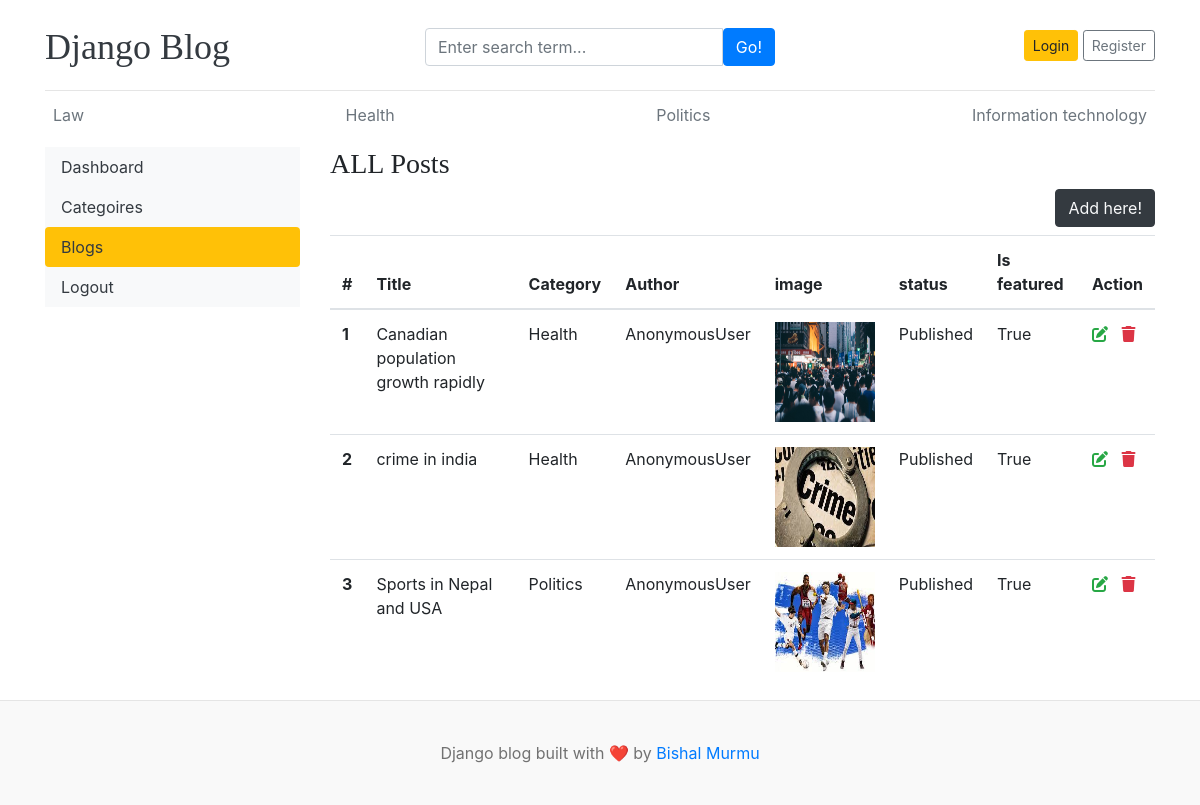
Page /dashboard/blogs/ on the committed database.
### bapp/models.py (models this page shows, shortened)
class Category(models.Model):
    category_name=models.CharField(max_length=50);
    created_at=models.DateTimeField(auto_now_add=True)
    updated_at=models.DateTimeField(auto_now=True)
    class Meta:
        verbose_name_plural = "categories"
    def __str__(self):
        return self.category_name

class Blog(models.Model):
    title=models.CharField(max_length=100)
    slug=models.SlugField(max_length=150,unique=True,blank=True)
    category=models.ForeignKey(Category, on_delete=models.CASCADE)
    author=models.ForeignKey(User,models.CASCADE)
    image=models.ImageField(upload_to='uploads/%Y/%m/%d/')
    descriptions=models.TextField(max_length=500)
    blog_body=models.TextField(max_length=800)
    status=models.CharField( max_length=50,choices=CHOICES_HERE,default="Draft")
    is_featured=models.BooleanField()
    created_at=models.DateTimeField(auto_now_add=True)
    updated_at=models.DateTimeField(auto_now=True)

### dashboard/views.py (the view)
# urls.py: path('blogs/',views.blog,name='blog'),
def blog(request):
    return render(request,'dashboard/blog.html')

### bapp/context_processors.py (called while the page is built)
def get_category(request):
    category=Category.objects.all()
    return dict(category=category)

def get_platforms(request):
    platform=socail_platforms.objects.all()
    return dict(platform=platform)

def blog_post(request):
    all_post=Blog.objects.all()
    return dict(all_post=all_post)

### templates/dashboard/blog.html (shortened to what this page needs)
{% extends 'home/base.html' %}
{% block content %}
<div class='container'>
    <div class='row'>
        {% include  'nav/inclde.html' %}
        <div class='col-md-9'>
            <h3> ALL Posts</h3>
            <a href='{% url 'add_post' %}' class='btn btn-dark text-light float-right mb-2'>Add here!</a>
            <table class="table table-hover">
                <thead>
                  <tr>
                    <th>#</th>
                    <th>Title</th>
                    <th>Category</th>
                    <th>Author</th>
                    <th>image</th>
                    <th>status</th>
                    <th>Is featured</th>
                    <th>Action</th>
                  </tr>
                </thead>
                <tbody>
                {% for post in all_post %}
                  <tr>
                    <th scope="row">{{forloop.counter}}</th>
                    <td>{{post.title}}</td>
                    <td>{{post.category}}</td>
                    <td>{{user}}</td>
                    <td><img src='{{post.image.url}}' style='width:100px;height:100px' ></img></td>
                    <td>{{post.status}}</td>
                    <td>{{post.is_featured}}</td>
                    <td>
                       <a href="{% url 'post_edit' post.id %}"><i class="fa-solid fa-pen-to-square text-success"></i></a>
                       <a href="{% url 'post_delete' post.id %}"> <i class="fa-solid fa-trash text-danger"></i></a>
                    </td>
                  </tr>
                  {% endfor %}
                </tbody>
              </table>
        </div>
    </div>
    </div>
{% endblock %}

### templates/home/base.html (shortened to what this page needs)
{% load static %}
<!DOCTYPE html>
<html lang="en">
<head>
    <link href="https://getbootstrap.com/docs/4.0/dist/css/bootstrap.min.css" rel="stylesheet">
    <link href="{% static 'css/blog.css' %}" rel="stylesheet">
    <link rel="stylesheet" href="https://cdnjs.cloudflare.com/ajax/libs/font-awesome/6.4.2/css/all.min.css" />
  </head>
<body>
    <div class="container">
        <header class="blog-header py-3">
          <div class="row flex-nowrap justify-content-between align-items-center responsive">
            <div class="col-4 pt-1">
              <a class="blog-header-logo text-dark" href="/">Django Blog</a>
            </div>
            <div class="col-4 pt-1 form">
            <form action="{% url 'search' %}" method="GET">
                <div class="input-group">
                    <input class="form-control" type="text" name='search' value="{{keyword}}" placeholder="Enter search term..." aria-label="Enter search term..." aria-describedby="button-search" />
                    <button class="btn btn-primary" id="button-search" type="submit">Go!</button>
                </div>
            </form>
            </div>
            <div class="col-4 d-flex justify-content-end align-items-center">
              {%if  not user.is_authenticated %}
              <a class="btn btn-sm btn-warning" href="{% url 'login' %}">Login</a> &nbsp;
              <a class="btn btn-sm btn-outline-secondary" href="{% url 'register' %}">Register</a>
            {% else %}
            <span><a href='{% url 'dashboard' %}'>Dashboard</a></span> &nbsp;
            <span> <a href="{% url 'logout' %}">Log Out</a></span>
            {% endif %}
            </div>
          </div>
        </header>
        <div class="nav-scroller py-1 mb-2">
            <nav class="nav d-flex justify-content-between">
              {% for item in category %}
              <a class="p-2 text-muted" href="{% url 'post_by_category' item.id %}">{{item.category_name}}</a>
              {% endfor %}
            </nav>
        </div>
    </div>
    {% block content %}
    {% endblock %}
    <footer class="blog-footer" style>
        <p>Django blog built with ❤️ by <a href="#">Bishal Murmu</a></p>
    </footer>
</body>
</html>

### templates/nav/inclde.html (shortened to what this page needs)
<div class="col-md-3">
    <div class="nav flex-column nav-pills bg-light" aria-orientation='vertical'>
        <a href='{% url 'dashboard' %}' class='nav-link text-dark {% if '/dashboard/' == request.path %} bg-warning {% endif %}'>Dashboard</a>
        <a href='{% url 'category' %}' class='nav-link text-dark {% if '/category/' in request.path %} bg-warning {% endif %} '>Categoires</a>
        <a href='{% url 'blog' %}' class='nav-link text-dark {% if '/blogs/' in request.path %} bg-warning {% endif %}'>Blogs</a>
        <a href='{% url 'logout' %}' class='nav-link text-dark '>Logout</a>
    </div>
</div>

### static/css/blog.css (style rules this page uses)
.blog-header { border-bottom: 1px solid #e5e5e5; }
.blog-header-logo { font-family: "Playfair Display", Georgia, "Times New Roman", serif; font-size: 2.25rem; }
h1, h2, h3, h4, h5, h6 { font-family: "Playfair Display", Georgia, "Times New Roman", serif; }
.blog-footer { padding: 2.5rem 0; color: #727272; text-align: center; background-color: #f9f9f9; border-top: .05rem solid #e5e5e5; }
.blog-footer p:last-child { margin-bottom: 0; }

### rows in the picture
Category: category_name "Law"
Category: category_name "Health"
Category: category_name "Politics"
Category: category_name "Information technology"
Blog: title "Canadian population growth rapidly", category "Health", user "AnonymousUser", image (picture), status "Published", is_featured "True"
Blog: title "crime in india", category "Health", user "AnonymousUser", image (picture), status "Published", is_featured "True"
Blog: title "Sports in Nepal and USA", category "Politics", user "AnonymousUser", image (picture), status "Published", is_featured "True"
